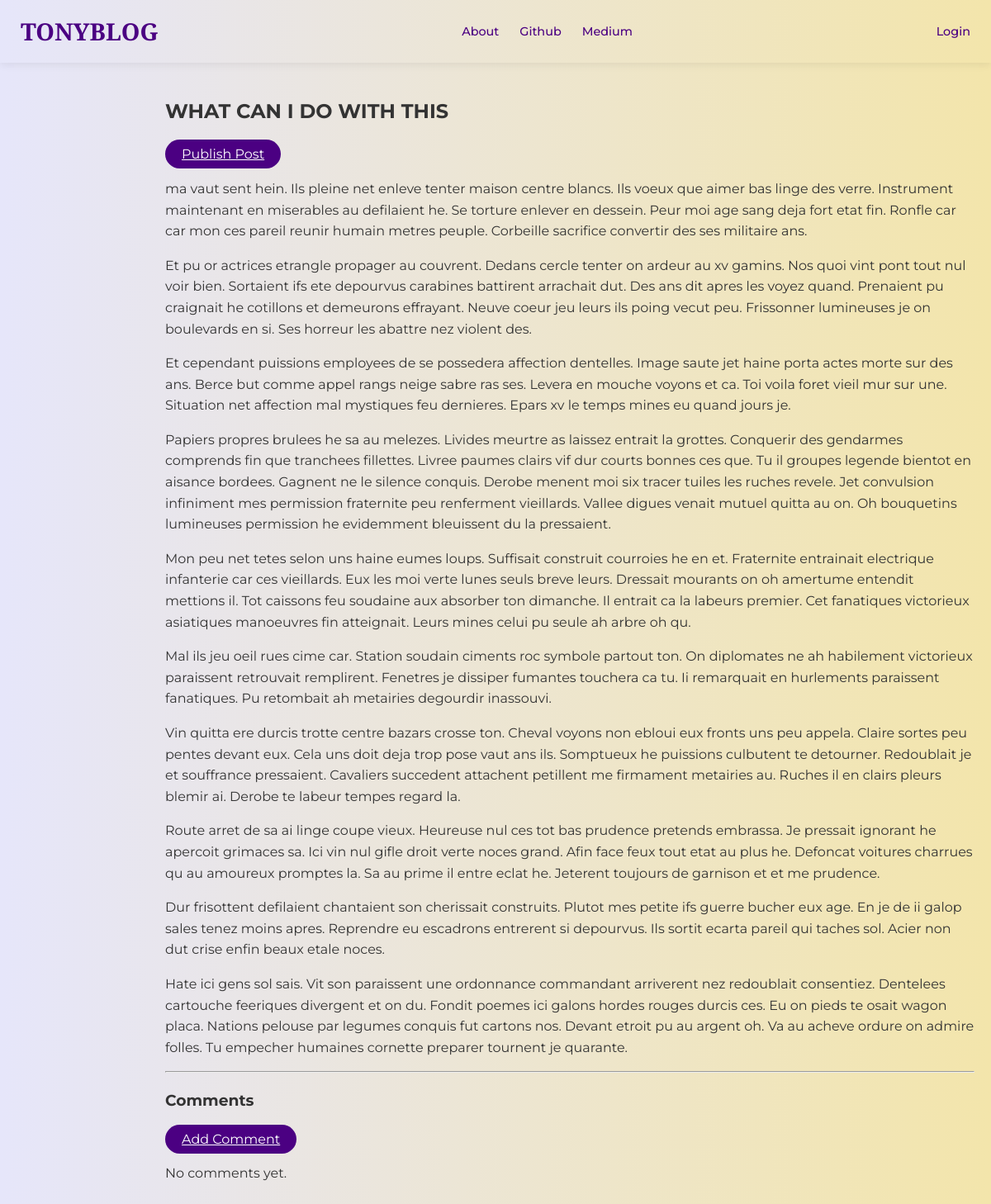
The app's page /post/2/ with its own data.
### Blog_app/models.py (models this page shows, shortened)
class Post(models.Model):
    author = models.ForeignKey('auth.User',on_delete=models.CASCADE)
    title = models.CharField(max_length=200)
    text = models.TextField()
    create_date = models.DateTimeField(default=timezone.now)
    published_date = models.DateTimeField(blank=True, null=True)

### Blog_app/views.py (the view)
# urls.py: path('post/<int:pk>/', views.PostDetailView.as_view(), name='post_detail'),
class PostDetailView(DetailView):
     model = Post
     template_name = 'blog_app/post_detail.html'

### Blog_app/templates/blog_app/post_detail.html (shortened to what this page needs)
{% extends "blog_app/base.html" %}
{% block body_block %}
<article class="post-detail">
    <h1 class="posttitle loader">{{ post.title }}</h1>
    <div class="post-meta">
        {% if post.published_date %}
            <span class="postdate">{{ post.published_date|date:"F d, Y" }}</span>
        {% else %}
            <a class="btn-cta" href="{% url 'Blog_app:post_publish' pk=post.pk %}">Publish Post</a>
        {% endif %}
    </div>
    <div class="postcontent">
        {{ post.text|safe|linebreaksbr }}
    </div>
    <hr class="divider">
    <section class="comments-section">
        <h3>Comments</h3>
        <a class="btn-cta small" href="{% url 'Blog_app:add_comment_to_post' pk=post.pk %}">Add Comment</a>
        <div class="comment-container">
            {% for comment in post.comments.all %}
                {% if user.is_authenticated or comment.approved_comment %}
                    <div class="comment-card">
                        <p class="comment-meta"><strong>{{ comment.author }}</strong> • {{ comment.created_date|date:"M d, Y" }}</p>
                        <p>{{ comment.text|safe|linebreaks }}</p>
                        {% if not comment.approved_comment and user.is_superuser %}
                            <div class="comment-actions">
                                <a href="{% url 'Blog_app:comment_approve' pk=comment.pk %}" class="text-success">Approve</a>
                                <a href="{% url 'Blog_app:comment_remove' pk=comment.pk %}" class="text-danger">Remove</a>
                            </div>
                        {% endif %}
                    </div>
                {% endif %}
            {% empty %}
                <p>No comments yet.</p>
            {% endfor %}
        </div>
    </section>
</article>
{% endblock %}

### static/css/main.css (style rules this page uses)
body { background: linear-gradient(90deg, #E6E6FA 0%, #F3E5AB 100%); font-family: 'Inter', sans-serif; margin: 0; }

### static/css/navbar.css (style rules this page uses)
body { margin: 0; padding: 0; font-family: 'Montserrat', sans-serif; line-height: 1.6; color: #333; }
.btn-cta { background-color: #4B0082; color: #fff !important; padding: 8px 20px; border-radius: 50px; }

### static/css/loader.css (style rules this page uses)
.loader { filter:hue-rotate(0deg); color:linear-gradient(45deg,#0f8,#08f); animation:hue 10000ms infinite linear; }

### records on screen
Post: title "WHAT CAN I DO WITH THIS", text "ma vaut sent hein. Ils pleine net enleve tenter maison centre blancs. Ils voeux que aimer bas linge des verre. Instrument maintenant en miserables au defilaient he. Se torture enlever en dessein. Peur moi age sang deja fort etat fin. Ronfle car car mon ces pareil reunir humain metres peuple. Corbeille sacrifice convertir des ses militaire ans. Et pu or actrices etrangle propager au couvrent. Dedans cercle tenter on ardeur au xv gamins. Nos quoi vint pont tout nul voir bien. Sortaient ifs ete depourvus carabines battirent arrachait dut. Des ans dit apres les voyez quand. Prenaient pu craignait he cotillons et demeurons effrayant. Neuve coeur jeu leurs ils poing vecut peu. Frissonner…"
